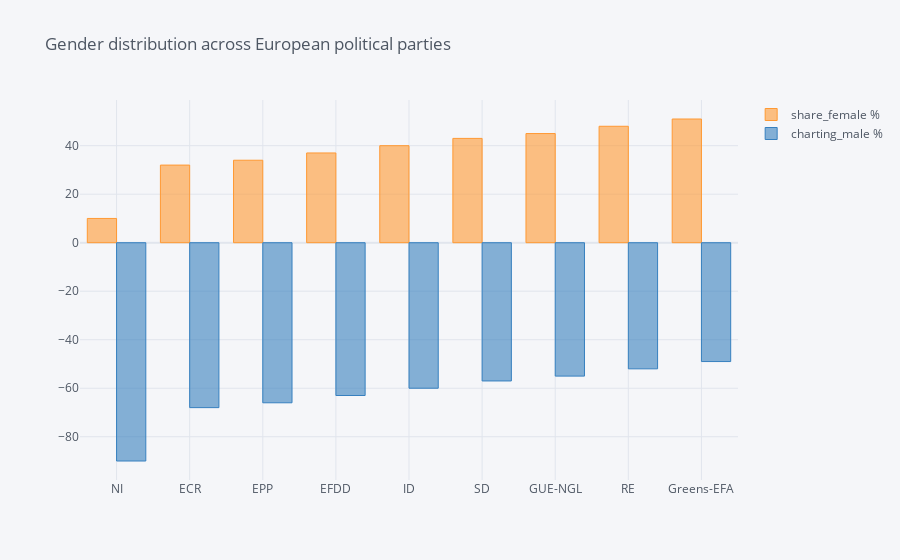

Notebook source saved alongside this figure:
### Code cell
gender_structure_EP_parties.iplot(kind='bar',y=['share_female %','charting_male %'],x='European_Party_Group_Abbreviation',title='Gender distribution across European political parties')

### Figure 1 — Plotly figure (JSON) as saved in the notebook; plotly's stock layout.template omitted (floating-point values rounded to 4 significant figures)
{"data": [{"marker": {"color": "rgba(255, 153, 51, 0.6)", "line": {"color": "rgba(255, 153, 51, 1.0)", "width": 1}}, "name": "share_female %", "orientation": "v", "text": "", "type": "bar", "x": ["NI", "ECR", "EPP", "EFDD", "ID", "SD", "GUE-NGL", "RE", "Greens-EFA"], "y": [10, 32, 34, 37, 40, 43, 45, 48, 51]}, {"marker": {"color": "rgba(55, 128, 191, 0.6)", "line": {"color": "rgba(55, 128, 191, 1.0)", "width": 1}}, "name": "charting_male %", "orientation": "v", "text": "", "type": "bar", "x": ["NI", "ECR", "EPP", "EFDD", "ID", "SD", "GUE-NGL", "RE", "Greens-EFA"], "y": [-90, -68, -66, -63, -60, -57, -55, -52, -49]}], "layout": {"legend": {"bgcolor": "#F5F6F9", "font": {"color": "#4D5663"}}, "paper_bgcolor": "#F5F6F9", "plot_bgcolor": "#F5F6F9", "title": {"font": {"color": "#4D5663"}, "text": "Gender distribution across European political parties"}, "xaxis": {"gridcolor": "#E1E5ED", "showgrid": true, "tickfont": {"color": "#4D5663"}, "title": {"font": {"color": "#4D5663"}, "text": ""}, "zerolinecolor": "#E1E5ED"}, "yaxis": {"gridcolor": "#E1E5ED", "showgrid": true, "tickfont": {"color": "#4D5663"}, "title": {"font": {"color": "#4D5663"}, "text": ""}, "zerolinecolor": "#E1E5ED"}}}
